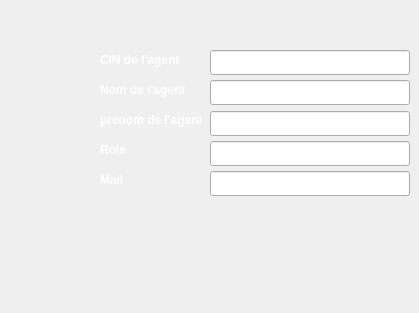
    <widget class="QWidget" name="page_13">
     <widget class="QLineEdit" name="nom_agent_mod">
      <property name="geometry">
       <rect>
        <x>210</x>
        <y>80</y>
        <width>200</width>
        <height>25</height>
       </rect>
      </property>
     </widget>
     <widget class="QLineEdit" name="role_agent_mod">
      <property name="geometry">
       <rect>
        <x>210</x>
        <y>141</y>
        <width>200</width>
        <height>25</height>
       </rect>
      </property>
     </widget>
     <widget class="QPushButton" name="pushButton_8">
      <property name="geometry">
       <rect>
        <x>270</x>
        <y>281</y>
        <width>75</width>
        <height>23</height>
       </rect>
      </property>
      <property name="styleSheet">
       <string notr="true">QPushButton {
            color: white;
            border-image: url(:/img/valid.png) 3 10 3 10;
            border-top: 3px transparent;
            border-bottom: 3px transparent;
            border-right: 10px transparent;
            border-left: 10px transparent;
        }</string>
      </property>
      <property name="text">
       <string/>
      </property>
     </widget>
     <widget class="QLineEdit" name="mail_agent_mod">
      <property name="geometry">
       <rect>
        <x>210</x>
        <y>171</y>
        <width>200</width>
        <height>25</height>
       </rect>
      </property>
     </widget>
     <widget class="QLineEdit" name="prenom_agent_mod">
      <property name="geometry">
       <rect>
        <x>210</x>
        <y>111</y>
        <width>200</width>
        <height>25</height>
       </rect>
      </property>
     </widget>
     <widget class="QPushButton" name="retour_9">
      <property name="geometry">
       <rect>
        <x>110</x>
        <y>240</y>
        <width>51</width>
        <height>51</height>
       </rect>
      </property>
      <property name="styleSheet">
       <string notr="true">QPushButton {
            color: white;
            border-image: url(:/img/fleche.png) 3 10 3 10;
            border-top: 3px transparent;
            border-bottom: 3px transparent;
            border-right: 10px transparent;
            border-left: 10px transparent;
        }</string>
      </property>
      <property name="text">
       <string/>
      </property>
     </widget>
     <widget class="QLineEdit" name="cin_agent_mod">
      <property name="geometry">
       <rect>
        <x>210</x>
        <y>50</y>
        <width>200</width>
        <height>25</height>
       </rect>
      </property>
     </widget>
     <widget class="QLabel" name="label_ecrivant_9">
      <property name="geometry">
       <rect>
        <x>100</x>
        <y>110</y>
        <width>101</width>
        <height>21</height>
       </rect>
      </property>
      <property name="text">
       <string>&lt;html&gt;&lt;head/&gt;&lt;body&gt;&lt;p&gt;&lt;span style=&quot; font-weight:600; color:#ffffff;&quot;&gt;prenom de l'agent&lt;/span&gt;&lt;/p&gt;&lt;/body&gt;&lt;/html&gt;</string>
      </property>
     </widget>
     <widget class="QLabel" name="label_nbrPages_5">
      <property name="geometry">
       <rect>
        <x>100</x>
        <y>140</y>
        <width>111</width>
        <height>21</height>
       </rect>
      </property>
      <property name="text">
       <string>&lt;html&gt;&lt;head/&gt;&lt;body&gt;&lt;p&gt;&lt;span style=&quot; font-weight:600; color:#ffffff;&quot;&gt;Role&lt;/span&gt;&lt;/p&gt;&lt;/body&gt;&lt;/html&gt;</string>
      </property>
     </widget>
     <widget class="QLabel" name="label_ID_13">
      <property name="geometry">
       <rect>
        <x>100</x>
        <y>50</y>
        <width>91</width>
        <height>21</height>
       </rect>
      </property>
      <property name="text">
       <string>&lt;html&gt;&lt;head/&gt;&lt;body&gt;&lt;p&gt;&lt;span style=&quot; font-weight:600; color:#ffffff;&quot;&gt;CIN de l'agent&lt;/span&gt;&lt;/p&gt;&lt;/body&gt;&lt;/html&gt;</string>
      </property>
     </widget>
     <widget class="QLabel" name="label_langue_5">
      <property name="geometry">
       <rect>
        <x>100</x>
        <y>170</y>
        <width>81</width>
        <height>21</height>
       </rect>
      </property>
      <property name="text">
       <string>&lt;html&gt;&lt;head/&gt;&lt;body&gt;&lt;p&gt;&lt;span style=&quot; font-weight:600; color:#ffffff;&quot;&gt;Mail&lt;/span&gt;&lt;/p&gt;&lt;/body&gt;&lt;/html&gt;</string>
      </property>
     </widget>
     <widget class="QLabel" name="label_livre_9">
      <property name="geometry">
       <rect>
        <x>100</x>
        <y>80</y>
        <width>91</width>
        <height>21</height>
       </rect>
      </property>
      <property name="text">
       <string>&lt;html&gt;&lt;head/&gt;&lt;body&gt;&lt;p&gt;&lt;span style=&quot; font-weight:600; color:#ffffff;&quot;&gt;Nom de l'agent&lt;/span&gt;&lt;/p&gt;&lt;/body&gt;&lt;/html&gt;</string>
      </property>
     </widget>
    </widget>
